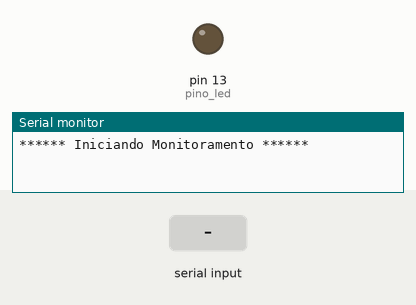
This sketch was run on a simulated Arduino Uno, built with avr-gcc and run on an emulated ATmega328P. Shown: output pins drawn as LEDs (lit = HIGH), the last lines printed to the serial monitor. The test bench sets the inputs (shaded band).

Above: at 1.2 s.
1.3 s: "o" received over Serial
At 2.3 s:
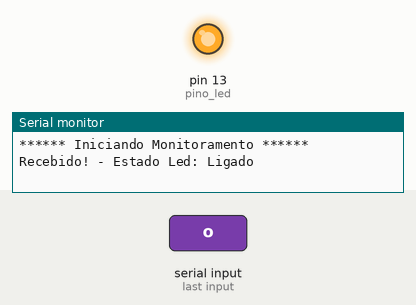
Timing chart, 0 to 4.3 s (numbered marks = the images above; inputs shaded):
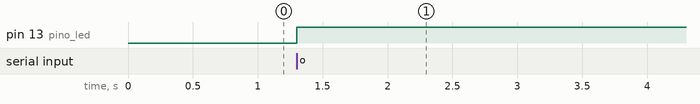

Measured:
- after the input at 1.3 s, pin 13 (pino_led): LOW → HIGH at once

The sketch:

comm_serial_RPi.ino
```cpp
const int pino_led = 13;
char buf;
long baud = 115200;
int estado = 1;

void setup()
{
  //setup do LED
  pinMode(pino_led, OUTPUT); digitalWrite(pino_led, LOW);

  //inicia a comunicação serial
  Serial.begin(baud); Serial.println("****** Iniciando Monitoramento ******");
}

void loop()
{
  while (Serial.available() > 0)
  {
    buf = Serial.read();
    // Caso seja recebido o caracter 'o', muda o estado do led
    if (buf == 'o')
    {
      // Liga ou desliga o led da porta 11
      switchLED(estado);

      // Envia a resposta para o Raspberry
      Serial.print("Recebido! - Estado Led: ");

      if (estado == 1) { Serial.println("Ligado"); }
      else Serial.println("Desligado");

      // Inverte o estado do led
      estado = !estado; delay(500);
    }

  }
}

void switchLED(int state){ digitalWrite(pino_led, state); }
```
